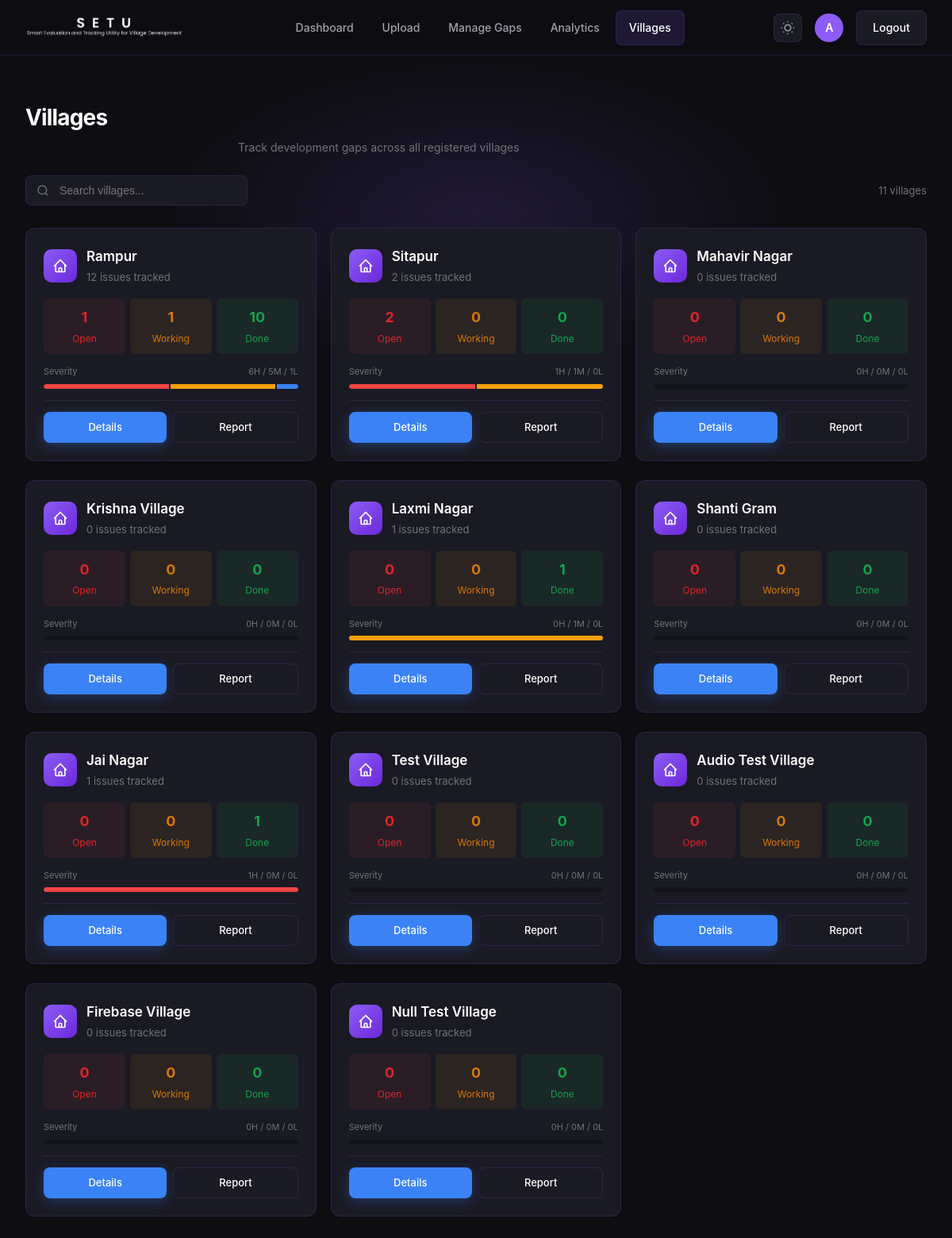
Page /villages/ (signed in) on the committed database.
### core/models.py (models this page shows, shortened)
class Village(models.Model):
    name = models.CharField(max_length=120)

### core/views.py (the view)
# urls.py: path("villages/", views.villages_list, name="villages_list"),
@login_required
@role_required(MANAGER_AND_ABOVE)
def villages_list(request):
    villages = Village.objects.all()
    villages_data = []
    for village in villages:
        gaps = Gap.objects.filter(village=village)
        open_gaps = gaps.filter(status="open").count()
        in_progress_gaps = gaps.filter(status="in_progress").count()
        resolved_gaps = gaps.filter(status="resolved").count()
        total_gaps = gaps.count()
        high_severity = gaps.filter(severity="high").count()
        medium_severity = gaps.filter(severity="medium").count()
        low_severity = gaps.filter(severity="low").count()
        villages_data.append(
            {
                "name": village.name,
                "id": village.id,
                "total_gaps": total_gaps,
                "open_gaps": open_gaps,
                "in_progress_gaps": in_progress_gaps,
                "resolved_gaps": resolved_gaps,
                "high_severity": high_severity if total_gaps > 0 else 0,
                "medium_severity": medium_severity if total_gaps > 0 else 0,
                "low_severity": low_severity if total_gaps > 0 else 0,
            }
        )
    context = {"villages": villages_data}
    return render(request, "core/villages.html", context)

### core/permissions.py (called while the page is built, shortened)
def get_user_role(user):
    if not user.is_authenticated:
        return None
    if user.is_superuser or user.is_staff:
        return Role.ADMIN
    profile = getattr(user, "profile", None)
    if profile and profile.role:
        return profile.role
    return Role.GROUND

def role_required(allowed_roles):
    def decorator(view_func):
        @wraps(view_func)
        def _wrapped_view(request, *args, **kwargs):
            role = get_user_role(request.user)
            if request.user.is_superuser or request.user.is_staff:
                return view_func(request, *args, **kwargs)
        return _wrapped_view
    return decorator

### core/templates/core/villages.html (shortened to what this page needs)
{% load static %}
<!DOCTYPE html>
<html>
<head>
  <link rel="stylesheet" href="{% static 'css/modern.css' %}">
</head>
<body>
<nav class="top-nav">
  <div class="nav-container">
    <a href="{% url 'home' %}" class="nav-brand">
      <div class="nav-logo">
        <img src="{% static 'images/dark-mode.png' %}" alt="SETU Logo" class="logo-dark">
      </div>
    </a>
    <ul class="nav-menu" id="navMenu">
      <li class="nav-item"><a href="{% url 'dashboard' %}">Dashboard</a></li>
      <li class="nav-item"><a href="{% url 'upload_form' %}">Upload</a></li>
      <li class="nav-item"><a href="{% url 'manage_gaps' %}">Manage Gaps</a></li>
      <li class="nav-item"><a href="{% url 'analytics' %}">Analytics</a></li>
      <li class="nav-item"><a href="{% url 'villages_list' %}" class="active">Villages</a></li>
    </ul>
    <div class="nav-user">
      <button class="theme-toggle" onclick="toggleTheme()" title="Toggle theme">
      </button>
      <div class="user-avatar">{{ request.user.username|first|upper }}</div>
      <a href="{% url 'logout' %}" class="btn btn-secondary">Logout</a>
    </div>
  </div>
</nav>
<div class="main-wrapper">
  <div class="container">
  <div class="page-header" style="text-align: left; margin-bottom: 24px;">
    <h1 style="font-size: 1.75rem; margin-bottom: 4px;">Villages</h1>
    <p style="color: var(--text-muted); font-size: 14px;">Track development gaps across all registered villages</p>
  </div>
  <div class="page-toolbar">
    <div class="search-box">
      <svg width="16" height="16" viewBox="0 0 24 24" fill="none" stroke="currentColor" stroke-width="2">
        <circle cx="11" cy="11" r="8"></circle>
        <path d="M21 21l-4.35-4.35"></path>
      </svg>
      <input type="text" id="villageSearch" placeholder="Search villages..." onkeyup="filterVillages()">
    </div>
    <span style="color: var(--text-muted); font-size: 13px;">{{ villages|length }} villages</span>
  </div>
  <div class="villages-grid" id="villagesGrid">
    {% for village in villages %}
    <div class="village-card" data-name="{{ village.name|lower }}">
      <div class="village-header">
        <div class="village-icon">
          <svg xmlns="http://www.w3.org/2000/svg" viewBox="0 0 24 24">
            <path stroke-linecap="round" stroke-linejoin="round" d="M3 12l2-2m0 0l7-7 7 7M5 10v10a1 1 0 001 1h3m10-11l2 2m-2-2v10a1 1 0 01-1 1h-3m-6 0a1 1 0 001-1v-4a1 1 0 011-1h2a1 1 0 011 1v4a1 1 0 001 1m-6 0h6" />
          </svg>
        </div>
        <div>
          <h3 class="village-name">{{ village.name }}</h3>
          <p class="village-meta">{{ village.total_gaps }} issues tracked</p>
        </div>
      </div>
      <div class="quick-stats">
        <div class="quick-stat open-stat">
          <strong>{{ village.open_gaps }}</strong>
          Open
        </div>
        <div class="quick-stat progress-stat">
          <strong>{{ village.in_progress_gaps }}</strong>
          Working
        </div>
        <div class="quick-stat done-stat">
          <strong>{{ village.resolved_gaps }}</strong>
          Done
        </div>
      </div>
      <div class="severity-row">
        <small>
          <span>Severity</span>
          <span>{{ village.high_severity }}H / {{ village.medium_severity }}M / {{ village.low_severity }}L</span>
        </small>
        <div class="severity-track">
          {% if village.high_severity %}<div class="sev-high" style="flex: {{ village.high_severity }};"></div>{% endif %}
          {% if village.medium_severity %}<div class="sev-med" style="flex: {{ village.medium_severity }};"></div>{% endif %}
          {% if village.low_severity %}<div class="sev-low" style="flex: {{ village.low_severity }};"></div>{% endif %}
        </div>
      </div>
      <div class="card-actions">
        <a href="{% url 'village_detail' village.id %}" class="btn btn-primary">Details</a>
        <a href="{% url 'village_report' village.id %}" class="btn btn-secondary">Report</a>
      </div>
    </div>
    {% endfor %}
  </div>
</div>
</div>
</body>
</html>

### core/templates/core/villages.html (style rules this page uses)
.page-toolbar { display: flex; justify-content: space-between; align-items: center; margin-bottom: 28px; flex-wrap: wrap; gap: 16px; }
.search-box { position: relative; width: 280px; }
.search-box input { width: 100%; padding: 10px 14px 10px 42px; border: 1px solid var(--border-color); border-radius: 8px; background: var(--bg-card); color: var(--text-primary); font-size: 14px; }
.search-box svg { position: absolute; left: 14px; top: 50%; transform: translateY(-50%); color: var(--text-muted); }
.villages-grid { display: grid; grid-template-columns: repeat(auto-fill, minmax(300px, 1fr)); gap: 24px 18px; }
.village-card { background: var(--bg-card); border-radius: 12px; padding: 22px; border: 1px solid var(--border-color); transition: all 0.3s cubic-bezier(0.4, 0, 0.2, 1); position: relative; overflow: hidden; }
.village-card::before { content: ''; position: absolute; top: 0; left: 0; width: 100%; height: 3px; background: linear-gradient(90deg, #8b5cf6 0%, #ec4899 50%, #f59e0b 100%); opacity: 0; transition: opacity 0.3s ease; }
.village-card { animation: fadeSlideIn 0.5s ease backwards; }
.village-card:nth-child(1) { animation-delay: 0.05s; }
.village-card:nth-child(2) { animation-delay: 0.1s; }
.village-card:nth-child(3) { animation-delay: 0.15s; }
.village-card:nth-child(4) { animation-delay: 0.2s; }
.village-card:nth-child(5) { animation-delay: 0.25s; }
.village-card:nth-child(6) { animation-delay: 0.3s; }
.village-header { display: flex; align-items: center; gap: 12px; margin-bottom: 16px; }
.village-icon { width: 42px; height: 42px; background: linear-gradient(135deg, #8b5cf6 0%, #6d28d9 100%); border-radius: 10px; display: flex; align-items: center; justify-content: center; flex-shrink: 0; }
.village-icon svg { width: 20px; height: 20px; stroke: white; stroke-width: 2; fill: none; }
.village-name { color: var(--text-primary); font-size: 17px; font-weight: 600; margin: 0 0 2px 0; }
.village-meta { color: var(--text-muted); font-size: 13px; margin: 0; }
.quick-stats { display: flex; gap: 6px; margin-bottom: 14px; }
.quick-stat { flex: 1; padding: 10px 8px; border-radius: 6px; text-align: center; font-size: 12px; }
.quick-stat.open-stat { background: rgba(239, 68, 68, 0.08); color: #dc2626; }
.quick-stat.progress-stat { background: rgba(245, 158, 11, 0.08); color: #d97706; }
.quick-stat.done-stat { background: rgba(34, 197, 94, 0.08); color: #16a34a; }
.quick-stat strong { display: block; font-size: 18px; font-weight: 700; margin-bottom: 2px; }
.severity-row { margin-bottom: 14px; }
.severity-row small { display: flex; justify-content: space-between; color: var(--text-muted); font-size: 11px; margin-bottom: 6px; }
.severity-track { height: 6px; background: var(--bg-secondary); border-radius: 3px; display: flex; overflow: hidden; gap: 2px; }
.sev-high { background: #ef4444; border-radius: 3px 0 0 3px; }
.sev-med { background: #f59e0b; }
.sev-low { background: #3b82f6; border-radius: 0 3px 3px 0; }
.card-actions { display: flex; gap: 8px; padding-top: 14px; border-top: 1px solid var(--border-color); }
.card-actions .btn { flex: 1; text-align: center; padding: 8px 12px; font-size: 13px; }

### rows in the picture
Village: name "Rampur"
Village: name "Sitapur"
Village: name "Mahavir Nagar"
Village: name "Krishna Village"
Village: name "Laxmi Nagar"
Village: name "Shanti Gram"
Village: name "Jai Nagar"
Village: name "Test Village"
Village: name "Audio Test Village"
Village: name "Firebase Village"
Village: name "Null Test Village"

### other values in the picture
{{ request.user.username|first|upper }} "A"
{{ villages|length }} "11"
{{ village.total_gaps }} "12" "2" "0" "0" "1" "0" "1" "0" "0" "0" "0"
{{ village.open_gaps }} "1" "2" "0" "0" "0" "0" "0" "0" "0" "0" "0"
{{ village.in_progress_gaps }} "1" "0" "0" "0" "0" "0" "0" "0" "0" "0" "0"
{{ village.resolved_gaps }} "10" "0" "0" "0" "1" "0" "1" "0" "0" "0" "0"
{{ village.high_severity }} "6" "1" "0" "0" "0" "0" "1" "0" "0" "0" "0"
{{ village.medium_severity }} "5" "1" "0" "0" "1" "0" "0" "0" "0" "0" "0"
{{ village.low_severity }} "1" "0" "0" "0" "0" "0" "0" "0" "0" "0" "0"
